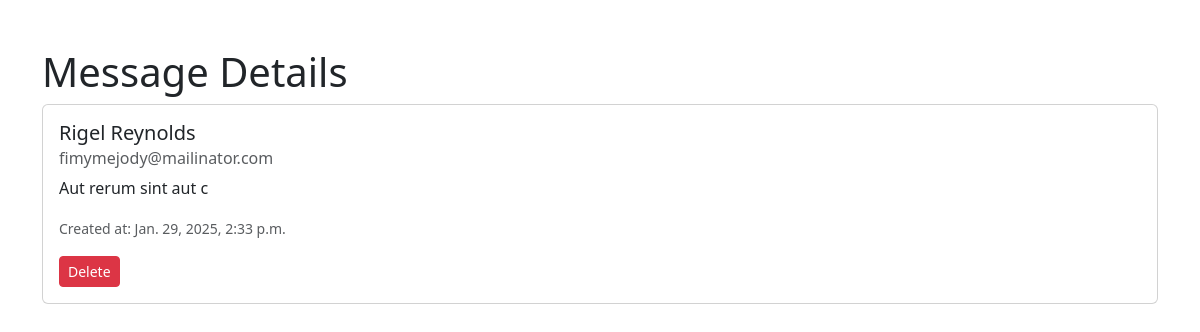
The page /contact_us_app/message_details/6/ on the database its author committed.
### contact_us_app/models.py (models this page shows, shortened)
class contactM(models.Model):
    name = models.CharField(max_length=100 , blank=False , null=False)
    email = models.EmailField(max_length=100 , blank=False , null=False)
    message = models.TextField(max_length=1000 , blank=False , null=False)
    created_at = models.DateTimeField(auto_now_add=True)

### contact_us_app/views.py (the view)
# urls.py: path('message_details/<int:contact_id>/' , message_details , name = 'message_details'),
def message_details(request , contact_id):
    message = get_object_or_404(contactM , id=contact_id)
    return render(request , 'contact_us_app/message_details.html' , {'message':message})

### contact_us_app/templates/contact_us_app/message_details.html (shortened to what this page needs)
<!DOCTYPE html>
<html lang="en">
<head>
    <link rel="stylesheet" href="https://cdn.jsdelivr.net/npm/bootstrap@5.3.0-alpha3/dist/css/bootstrap.min.css">
</head>
<body>
    <div class="container mt-5">
        <h1>Message Details</h1>
        <div class="card">
            <div class="card-body">
                <h5 class="card-title">{{ message.name }}</h5>
                <h6 class="card-subtitle mb-2 text-muted">{{ message.email }}</h6>
                <p class="card-text">{{ message.message }}</p>
                <p class="card-text"><small class="text-muted">Created at: {{ message.created_at }}</small></p>
                <div>
                <a href="{% url 'message_delete' message.id %}" class="btn btn-danger btn-sm " >Delete</a>
                </div>
            </div>
        </div>
    </div>
</body>
</html>

### rows shown on the page
contactM: name "Rigel Reynolds", email "fimymejody@mailinator.com", message "Aut rerum sint aut c", created_at "Jan. 29, 2025, 2:33 p.m."
